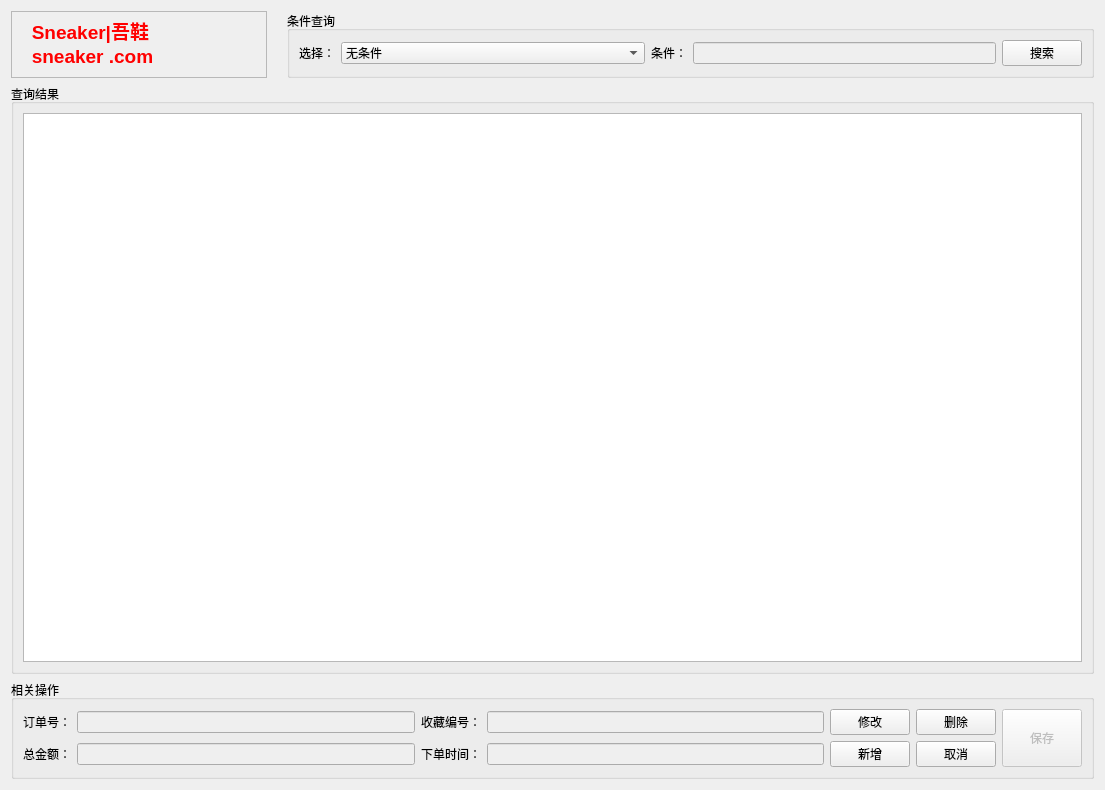
<?xml version="1.0" encoding="UTF-8"?>
<ui version="4.0">
 <class>TranForm</class>
 <widget class="QWidget" name="TranForm">
  <property name="geometry">
   <rect>
    <x>0</x>
    <y>0</y>
    <width>1105</width>
    <height>790</height>
   </rect>
  </property>
  <property name="windowTitle">
   <string>Form</string>
  </property>
  <layout class="QGridLayout" name="gridLayout_6">
   <item row="0" column="0">
    <layout class="QGridLayout" name="gridLayout_2">
     <item row="0" column="0">
      <layout class="QHBoxLayout" name="horizontalLayout_2">
       <property name="spacing">
        <number>0</number>
       </property>
       <property name="bottomMargin">
        <number>0</number>
       </property>
       <item>
        <widget class="QTextBrowser" name="textBrowser">
         <property name="enabled">
          <bool>false</bool>
         </property>
         <property name="sizePolicy">
          <sizepolicy hsizetype="Minimum" vsizetype="Ignored">
           <horstretch>0</horstretch>
           <verstretch>69</verstretch>
          </sizepolicy>
         </property>
         <property name="html">
          <string>&lt;!DOCTYPE HTML PUBLIC &quot;-//W3C//DTD HTML 4.0//EN&quot; &quot;http://www.w3.org/TR/REC-html40/strict.dtd&quot;&gt;
&lt;html&gt;&lt;head&gt;&lt;meta name=&quot;qrichtext&quot; content=&quot;1&quot; /&gt;&lt;style type=&quot;text/css&quot;&gt;
p, li { white-space: pre-wrap; }
&lt;/style&gt;&lt;/head&gt;&lt;body style=&quot; font-family:'SimSun'; font-size:9pt; font-weight:400; font-style:normal;&quot;&gt;
&lt;p style=&quot; margin-top:0px; margin-bottom:0px; margin-left:0px; margin-right:0px; -qt-block-indent:0; text-indent:0px;&quot;&gt;&lt;span style=&quot; font-size:14pt; font-weight:600; color:#ff0000;&quot;&gt;   Sneaker|吾鞋&lt;/span&gt;&lt;/p&gt;
&lt;p style=&quot; margin-top:0px; margin-bottom:0px; margin-left:0px; margin-right:0px; -qt-block-indent:0; text-indent:0px;&quot;&gt;&lt;span style=&quot; font-size:14pt; font-weight:600; color:#ff0000;&quot;&gt;   sneaker .com&lt;/span&gt;&lt;/p&gt;&lt;/body&gt;&lt;/html&gt;</string>
         </property>
        </widget>
       </item>
       <item>
        <spacer name="verticalSpacer">
         <property name="orientation">
          <enum>Qt::Vertical</enum>
         </property>
         <property name="sizeType">
          <enum>QSizePolicy::Ignored</enum>
         </property>
         <property name="sizeHint" stdset="0">
          <size>
           <width>20</width>
           <height>40</height>
          </size>
         </property>
        </spacer>
       </item>
       <item>
        <widget class="QGroupBox" name="groupBox">
         <property name="enabled">
          <bool>true</bool>
         </property>
         <property name="sizePolicy">
          <sizepolicy hsizetype="Ignored" vsizetype="Maximum">
           <horstretch>0</horstretch>
           <verstretch>0</verstretch>
          </sizepolicy>
         </property>
         <property name="title">
          <string>条件查询</string>
         </property>
         <layout class="QGridLayout" name="gridLayout_4">
          <item row="0" column="0">
           <layout class="QHBoxLayout" name="horizontalLayout">
            <item>
             <widget class="QLabel" name="label">
              <property name="contextMenuPolicy">
               <enum>Qt::NoContextMenu</enum>
              </property>
              <property name="text">
               <string>选择：</string>
              </property>
             </widget>
            </item>
            <item>
             <widget class="QComboBox" name="cb_condition">
              <property name="enabled">
               <bool>true</bool>
              </property>
              <property name="sizePolicy">
               <sizepolicy hsizetype="Expanding" vsizetype="Fixed">
                <horstretch>0</horstretch>
                <verstretch>0</verstretch>
               </sizepolicy>
              </property>
              <item>
               <property name="text">
                <string>无条件</string>
               </property>
              </item>
              <item>
               <property name="text">
                <string>订单号</string>
               </property>
              </item>
              <item>
               <property name="text">
                <string>收藏编号</string>
               </property>
              </item>
              <item>
               <property name="text">
                <string>总金额</string>
               </property>
              </item>
              <item>
               <property name="text">
                <string>下单时间</string>
               </property>
              </item>
             </widget>
            </item>
            <item>
             <widget class="QLabel" name="label_6">
              <property name="text">
               <string>条件：</string>
              </property>
             </widget>
            </item>
            <item>
             <widget class="QLineEdit" name="le_condition">
              <property name="enabled">
               <bool>false</bool>
              </property>
              <property name="clearButtonEnabled">
               <bool>true</bool>
              </property>
             </widget>
            </item>
            <item>
             <widget class="QPushButton" name="pb_search">
              <property name="sizePolicy">
               <sizepolicy hsizetype="Fixed" vsizetype="Fixed">
                <horstretch>0</horstretch>
                <verstretch>0</verstretch>
               </sizepolicy>
              </property>
              <property name="text">
               <string>搜索</string>
              </property>
             </widget>
            </item>
           </layout>
          </item>
         </layout>
        </widget>
       </item>
      </layout>
     </item>
     <item row="1" column="0">
      <widget class="QGroupBox" name="groupBox_2">
       <property name="title">
        <string>查询结果</string>
       </property>
       <layout class="QGridLayout" name="gridLayout">
        <item row="0" column="0">
         <widget class="QTableWidget" name="tableWidget"/>
        </item>
       </layout>
      </widget>
     </item>
     <item row="2" column="0">
      <widget class="QGroupBox" name="groupBox_3">
       <property name="title">
        <string>相关操作</string>
       </property>
       <layout class="QGridLayout" name="gridLayout_5">
        <item row="0" column="0">
         <layout class="QGridLayout" name="gridLayout_3">
          <item row="0" column="4">
           <widget class="QPushButton" name="pb_modify">
            <property name="sizePolicy">
             <sizepolicy hsizetype="Preferred" vsizetype="Preferred">
              <horstretch>0</horstretch>
              <verstretch>0</verstretch>
             </sizepolicy>
            </property>
            <property name="text">
             <string>修改</string>
            </property>
           </widget>
          </item>
          <item row="1" column="0">
           <widget class="QLabel" name="label_4">
            <property name="text">
             <string>总金额：</string>
            </property>
           </widget>
          </item>
          <item row="1" column="1">
           <widget class="QLineEdit" name="le_pricesum">
            <property name="enabled">
             <bool>false</bool>
            </property>
            <property name="clearButtonEnabled">
             <bool>true</bool>
            </property>
           </widget>
          </item>
          <item row="0" column="2">
           <widget class="QLabel" name="label_3">
            <property name="text">
             <string>收藏编号：</string>
            </property>
           </widget>
          </item>
          <item row="0" column="6" rowspan="2">
           <widget class="QPushButton" name="pb_save">
            <property name="enabled">
             <bool>false</bool>
            </property>
            <property name="sizePolicy">
             <sizepolicy hsizetype="Minimum" vsizetype="Preferred">
              <horstretch>0</horstretch>
              <verstretch>0</verstretch>
             </sizepolicy>
            </property>
            <property name="text">
             <string>保存</string>
            </property>
           </widget>
          </item>
          <item row="1" column="2">
           <widget class="QLabel" name="label_5">
            <property name="text">
             <string>下单时间：</string>
            </property>
           </widget>
          </item>
          <item row="0" column="1">
           <widget class="QLineEdit" name="le_id">
            <property name="enabled">
             <bool>false</bool>
            </property>
           </widget>
          </item>
          <item row="0" column="5">
           <widget class="QPushButton" name="pb_delete">
            <property name="sizePolicy">
             <sizepolicy hsizetype="Preferred" vsizetype="Fixed">
              <horstretch>0</horstretch>
              <verstretch>0</verstretch>
             </sizepolicy>
            </property>
            <property name="text">
             <string>删除</string>
            </property>
           </widget>
          </item>
          <item row="1" column="3">
           <widget class="QLineEdit" name="le_dtime">
            <property name="enabled">
             <bool>false</bool>
            </property>
            <property name="clearButtonEnabled">
             <bool>true</bool>
            </property>
           </widget>
          </item>
          <item row="0" column="0">
           <widget class="QLabel" name="label_2">
            <property name="text">
             <string>订单号：</string>
            </property>
           </widget>
          </item>
          <item row="0" column="3">
           <widget class="QLineEdit" name="le_troid">
            <property name="enabled">
             <bool>false</bool>
            </property>
            <property name="clearButtonEnabled">
             <bool>true</bool>
            </property>
           </widget>
          </item>
          <item row="1" column="5">
           <widget class="QPushButton" name="pb_cancel">
            <property name="enabled">
             <bool>true</bool>
            </property>
            <property name="text">
             <string>取消</string>
            </property>
           </widget>
          </item>
          <item row="1" column="4">
           <widget class="QPushButton" name="pb_add">
            <property name="text">
             <string>新增</string>
            </property>
           </widget>
          </item>
         </layout>
        </item>
       </layout>
      </widget>
     </item>
    </layout>
   </item>
  </layout>
 </widget>
 <resources/>
 <connections/>
</ui>
